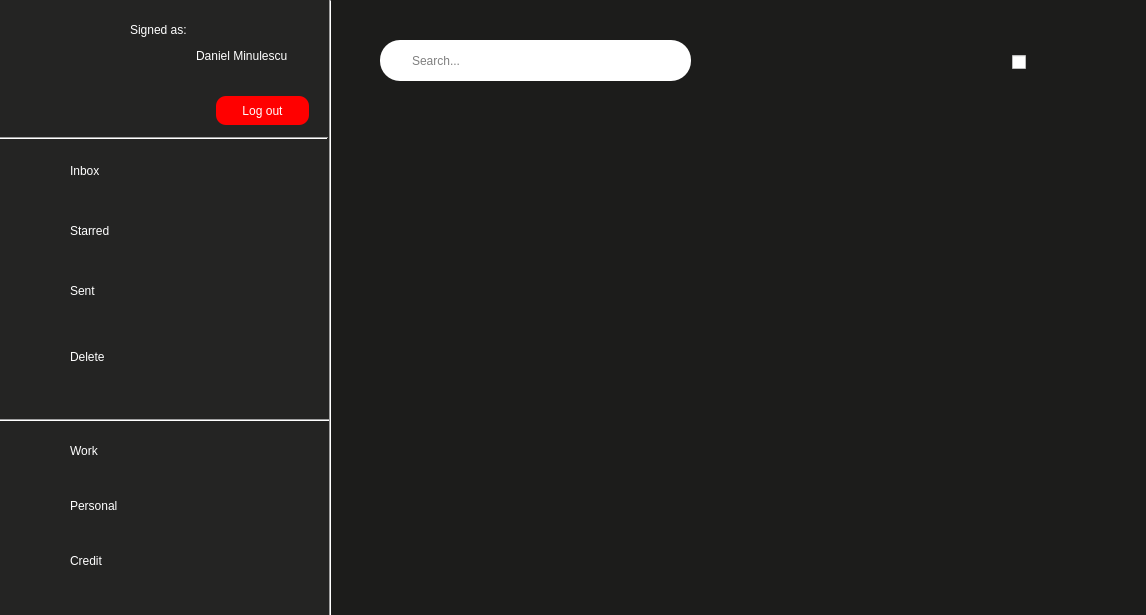
<?xml version="1.0" encoding="UTF-8"?>
<ui version="4.0">
 <class>Interface</class>
 <widget class="QDialog" name="Interface">
  <property name="geometry">
   <rect>
    <x>0</x>
    <y>0</y>
    <width>1146</width>
    <height>615</height>
   </rect>
  </property>
  <property name="windowTitle">
   <string>Dialog</string>
  </property>
  <widget class="QLabel" name="area1">
   <property name="geometry">
    <rect>
     <x>0</x>
     <y>0</y>
     <width>331</width>
     <height>621</height>
    </rect>
   </property>
   <property name="styleSheet">
    <string notr="true">#area1
{
	background-color:#242423;
}</string>
   </property>
   <property name="text">
    <string/>
   </property>
  </widget>
  <widget class="QPushButton" name="pushButton">
   <property name="geometry">
    <rect>
     <x>20</x>
     <y>150</y>
     <width>241</width>
     <height>41</height>
    </rect>
   </property>
   <property name="cursor">
    <cursorShape>PointingHandCursor</cursorShape>
   </property>
   <property name="styleSheet">
    <string notr="true">#pushButton
{
        
        background-color: transparent;
		border-radius: 20px;
        color: #fff;
		text-align: left;
		padding-left: 50px;
}

#pushButton:hover
{
        background-color:#363634;
}</string>
   </property>
   <property name="text">
    <string>Inbox</string>
   </property>
  </widget>
  <widget class="QLabel" name="Logo">
   <property name="geometry">
    <rect>
     <x>10</x>
     <y>10</y>
     <width>111</width>
     <height>111</height>
    </rect>
   </property>
   <property name="styleSheet">
    <string notr="true">#Logo {
background-color: transparent;
border-image: url(:Logo.png);
background: none;
border: none;
background-repeat: none;
}</string>
   </property>
   <property name="text">
    <string/>
   </property>
  </widget>
  <widget class="QLabel" name="area2">
   <property name="geometry">
    <rect>
     <x>330</x>
     <y>-30</y>
     <width>901</width>
     <height>691</height>
    </rect>
   </property>
   <property name="styleSheet">
    <string notr="true">#area2
{
	background-color:#1c1c1b;
}</string>
   </property>
   <property name="text">
    <string/>
   </property>
  </widget>
  <widget class="QPushButton" name="pushButton_2">
   <property name="geometry">
    <rect>
     <x>20</x>
     <y>210</y>
     <width>241</width>
     <height>41</height>
    </rect>
   </property>
   <property name="cursor">
    <cursorShape>PointingHandCursor</cursorShape>
   </property>
   <property name="styleSheet">
    <string notr="true">#pushButton_2
{
        
        background-color: transparent;
		border-radius: 20px;
        color: #fff;
		text-align: left;
		padding-left: 50px;
}

#pushButton_2:hover
{
background-color:#363634;
}</string>
   </property>
   <property name="text">
    <string>Starred</string>
   </property>
  </widget>
  <widget class="QPushButton" name="pushButton_3">
   <property name="geometry">
    <rect>
     <x>20</x>
     <y>270</y>
     <width>241</width>
     <height>41</height>
    </rect>
   </property>
   <property name="cursor">
    <cursorShape>PointingHandCursor</cursorShape>
   </property>
   <property name="styleSheet">
    <string notr="true">#pushButton_3
{
        
        background-color: transparent;
		border-radius: 20px;
        color: #fff;
		text-align: left;
		padding-left: 50px;
}

#pushButton_3:hover
{
background-color:#363634;
}</string>
   </property>
   <property name="text">
    <string>Sent</string>
   </property>
  </widget>
  <widget class="QPushButton" name="pushButton_4">
   <property name="geometry">
    <rect>
     <x>20</x>
     <y>336</y>
     <width>241</width>
     <height>41</height>
    </rect>
   </property>
   <property name="cursor">
    <cursorShape>PointingHandCursor</cursorShape>
   </property>
   <property name="styleSheet">
    <string notr="true">#pushButton_4
{
        
        background-color: transparent;
		border-radius: 20px;
        color: #fff;
		text-align: left;
		padding-left: 50px;
}

#pushButton_4:hover
{
background-color:#363634;
}</string>
   </property>
   <property name="text">
    <string>Delete</string>
   </property>
  </widget>
  <widget class="QLabel" name="inbox">
   <property name="geometry">
    <rect>
     <x>22</x>
     <y>150</y>
     <width>41</width>
     <height>41</height>
    </rect>
   </property>
   <property name="styleSheet">
    <string notr="true">#inbox {
background-color: transparent;
border-image: url(:inbox.png);
background: none;
border: none;
background-repeat: none;
}</string>
   </property>
   <property name="text">
    <string/>
   </property>
  </widget>
  <widget class="QLabel" name="star">
   <property name="geometry">
    <rect>
     <x>27</x>
     <y>215</y>
     <width>31</width>
     <height>31</height>
    </rect>
   </property>
   <property name="styleSheet">
    <string notr="true">#star {
background-color: transparent;
border-image: url(:star.png);
background: none;
border: none;
background-repeat: none;
}</string>
   </property>
   <property name="text">
    <string/>
   </property>
  </widget>
  <widget class="QLabel" name="sent">
   <property name="geometry">
    <rect>
     <x>26</x>
     <y>279</y>
     <width>31</width>
     <height>31</height>
    </rect>
   </property>
   <property name="styleSheet">
    <string notr="true">#sent {
background-color: transparent;
border-image: url(:sent.png);
background: none;
border: none;
background-repeat: none;
}</string>
   </property>
   <property name="text">
    <string/>
   </property>
  </widget>
  <widget class="QLabel" name="trash">
   <property name="geometry">
    <rect>
     <x>22</x>
     <y>336</y>
     <width>41</width>
     <height>41</height>
    </rect>
   </property>
   <property name="styleSheet">
    <string notr="true">#trash {
background-color: transparent;
border-image: url(:trash.png);
background: none;
border: none;
background-repeat: none;
}</string>
   </property>
   <property name="text">
    <string/>
   </property>
  </widget>
  <widget class="Line" name="line">
   <property name="geometry">
    <rect>
     <x>-13</x>
     <y>128</y>
     <width>341</width>
     <height>20</height>
    </rect>
   </property>
   <property name="orientation">
    <enum>Qt::Horizontal</enum>
   </property>
  </widget>
  <widget class="Line" name="line_2">
   <property name="geometry">
    <rect>
     <x>-10</x>
     <y>410</y>
     <width>341</width>
     <height>20</height>
    </rect>
   </property>
   <property name="orientation">
    <enum>Qt::Horizontal</enum>
   </property>
  </widget>
  <widget class="Line" name="line_3">
   <property name="geometry">
    <rect>
     <x>320</x>
     <y>0</y>
     <width>20</width>
     <height>641</height>
    </rect>
   </property>
   <property name="orientation">
    <enum>Qt::Vertical</enum>
   </property>
  </widget>
  <widget class="QPushButton" name="pushButton_5">
   <property name="geometry">
    <rect>
     <x>20</x>
     <y>430</y>
     <width>241</width>
     <height>41</height>
    </rect>
   </property>
   <property name="cursor">
    <cursorShape>PointingHandCursor</cursorShape>
   </property>
   <property name="styleSheet">
    <string notr="true">#pushButton_5
{
        
        background-color: transparent;
		border-radius: 20px;
        color: #fff;
		text-align: left;
		padding-left: 50px;
}

#pushButton_5:hover
{
background-color:#363634;
}</string>
   </property>
   <property name="text">
    <string>Work</string>
   </property>
  </widget>
  <widget class="QPushButton" name="pushButton_6">
   <property name="geometry">
    <rect>
     <x>20</x>
     <y>485</y>
     <width>241</width>
     <height>41</height>
    </rect>
   </property>
   <property name="cursor">
    <cursorShape>PointingHandCursor</cursorShape>
   </property>
   <property name="styleSheet">
    <string notr="true">#pushButton_6
{
        
        background-color: transparent;
		border-radius: 20px;
        color: #fff;
		text-align: left;
		padding-left: 50px;
}

#pushButton_6:hover
{
background-color:#363634;
}</string>
   </property>
   <property name="text">
    <string>Personal</string>
   </property>
  </widget>
  <widget class="QPushButton" name="pushButton_7">
   <property name="geometry">
    <rect>
     <x>20</x>
     <y>540</y>
     <width>241</width>
     <height>41</height>
    </rect>
   </property>
   <property name="cursor">
    <cursorShape>PointingHandCursor</cursorShape>
   </property>
   <property name="styleSheet">
    <string notr="true">#pushButton_7
{
        
        background-color: transparent;
		border-radius: 20px;
        color: #fff;
		text-align: left;
		padding-left: 50px;
}

#pushButton_7:hover
{
background-color:#363634;
}</string>
   </property>
   <property name="text">
    <string>Credit</string>
   </property>
  </widget>
  <widget class="QLabel" name="work">
   <property name="geometry">
    <rect>
     <x>30</x>
     <y>436</y>
     <width>31</width>
     <height>31</height>
    </rect>
   </property>
   <property name="styleSheet">
    <string notr="true">#work {
background-color: transparent;
border-image: url(:folder_blue.png);
background: none;
border: none;
background-repeat: none;
}</string>
   </property>
   <property name="text">
    <string/>
   </property>
  </widget>
  <widget class="QLabel" name="personal">
   <property name="geometry">
    <rect>
     <x>30</x>
     <y>490</y>
     <width>31</width>
     <height>31</height>
    </rect>
   </property>
   <property name="styleSheet">
    <string notr="true">#personal {
background-color: transparent;
border-image: url(:folder_yellow.png);
background: none;
border: none;
background-repeat: none;
}</string>
   </property>
   <property name="text">
    <string/>
   </property>
  </widget>
  <widget class="QLabel" name="credit">
   <property name="geometry">
    <rect>
     <x>30</x>
     <y>543</y>
     <width>31</width>
     <height>31</height>
    </rect>
   </property>
   <property name="styleSheet">
    <string notr="true">#credit {
background-color: transparent;
border-image: url(:folder_green.png);
background: none;
border: none;
background-repeat: none;
}</string>
   </property>
   <property name="text">
    <string/>
   </property>
  </widget>
  <widget class="QLineEdit" name="search">
   <property name="geometry">
    <rect>
     <x>380</x>
     <y>40</y>
     <width>311</width>
     <height>41</height>
    </rect>
   </property>
   <property name="styleSheet">
    <string notr="true">#search
{
    color:black;
	border-radius:20px;
	padding-left:30px;
}

#search:focus
{
border: 2px solid yellow;
}</string>
   </property>
   <property name="placeholderText">
    <string>Search...</string>
   </property>
  </widget>
  <widget class="QLabel" name="find">
   <property name="geometry">
    <rect>
     <x>390</x>
     <y>52</y>
     <width>21</width>
     <height>21</height>
    </rect>
   </property>
   <property name="styleSheet">
    <string notr="true">#find {
background-color: transparent;
border-image: url(:search.png);
background: none;
border: none;
background-repeat: none;
}</string>
   </property>
   <property name="text">
    <string/>
   </property>
  </widget>
  <widget class="QCheckBox" name="sw">
   <property name="geometry">
    <rect>
     <x>1012</x>
     <y>42</y>
     <width>91</width>
     <height>41</height>
    </rect>
   </property>
   <property name="cursor">
    <cursorShape>PointingHandCursor</cursorShape>
   </property>
   <property name="styleSheet">
    <string notr="true">#sw
{
background-color: transparent;
background: none;
border: none;
background-repeat: none;
}

QCheckBox::indicator:unchecked {
    image: url(:moon.png);
}

QCheckBox::indicator:checked {
    image: url(:sun.png);
}</string>
   </property>
   <property name="text">
    <string/>
   </property>
  </widget>
  <widget class="QLabel" name="user">
   <property name="geometry">
    <rect>
     <x>196</x>
     <y>40</y>
     <width>131</width>
     <height>31</height>
    </rect>
   </property>
   <property name="styleSheet">
    <string notr="true">#user
{
	color:#fff;
}</string>
   </property>
   <property name="text">
    <string>Daniel Minulescu</string>
   </property>
  </widget>
  <widget class="QPushButton" name="pushButton_8">
   <property name="geometry">
    <rect>
     <x>216</x>
     <y>96</y>
     <width>93</width>
     <height>29</height>
    </rect>
   </property>
   <property name="cursor">
    <cursorShape>PointingHandCursor</cursorShape>
   </property>
   <property name="styleSheet">
    <string notr="true">#pushButton_8
{
	    background-color: red;
		border-radius: 10px;
        color: #fff;
}


#pushButton_8:hover
{
	    background-color: #f72d2d;
}</string>
   </property>
   <property name="text">
    <string>Log out</string>
   </property>
  </widget>
  <widget class="QPushButton" name="compose">
   <property name="geometry">
    <rect>
     <x>777</x>
     <y>36</y>
     <width>151</width>
     <height>51</height>
    </rect>
   </property>
   <property name="cursor">
    <cursorShape>PointingHandCursor</cursorShape>
   </property>
   <property name="styleSheet">
    <string notr="true">#compose {
background-color: transparent;
border-image: url(:compose.png);
background: none;
border: none;
background-repeat: none;
}
</string>
   </property>
   <property name="text">
    <string/>
   </property>
  </widget>
  <widget class="QLabel" name="label">
   <property name="geometry">
    <rect>
     <x>130</x>
     <y>20</y>
     <width>81</width>
     <height>20</height>
    </rect>
   </property>
   <property name="styleSheet">
    <string notr="true">#label
{
	color:#fff;
}</string>
   </property>
   <property name="text">
    <string>Signed as:</string>
   </property>
  </widget>
 </widget>
 <resources/>
 <connections/>
</ui>
